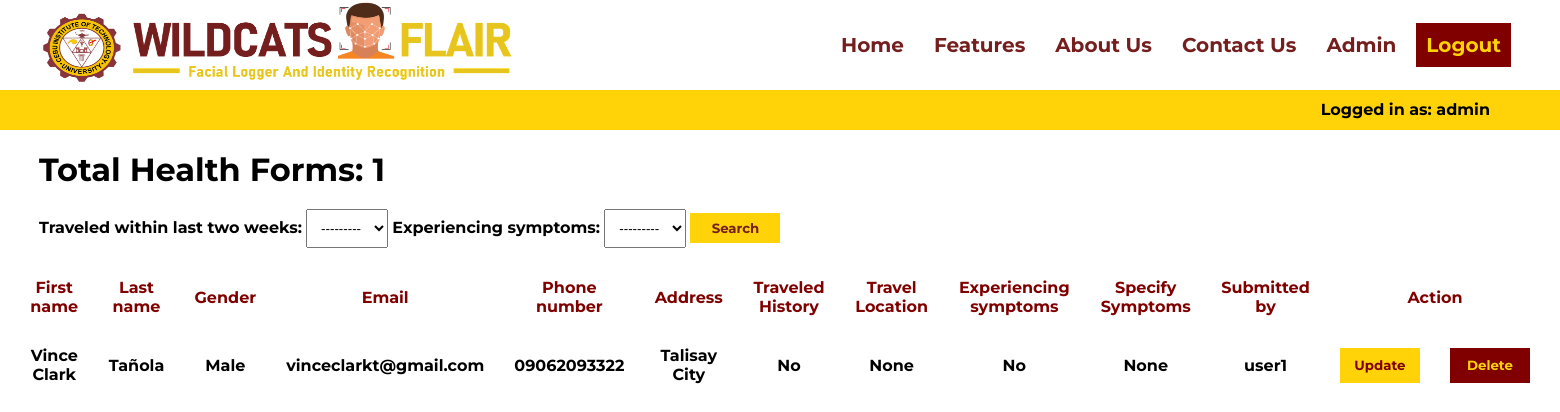
Page /adminhealthformlogs/ (signed in) on the committed database.
### accounts/models.py (models this page shows, shortened)
class HealthForm(models.Model):
    TRAVELED_WITHIN_LAST_TWO_WEEKS = (
        ('Yes', 'Yes'),
        ('No', 'No')
    )
    EXPERIENCING_SYMPTOMS = (
        ('Yes', 'Yes'),
        ('No', 'No')
    )
    GENDER = (
        ('Male', 'Male'),
        ('Female', 'Female')
    )
    first_name = models.CharField(max_length=255)
    last_name = models.CharField(max_length=255)
    gender = models.CharField(max_length=255, choices=GENDER)
    email = models.EmailField(max_length=255)
    phone_number = models.CharField(max_length=11)
    address = models.CharField(max_length=255)
    traveled_within_last_two_weeks = models.CharField(null=True, blank=True, max_length=255, choices=TRAVELED_WITHIN_LAST_TWO_WEEKS)
    travel_location = models.CharField(null=True, blank=True, max_length=255)
    experiencing_symptoms = models.CharField(null=True, blank=True, max_length=255, choices=EXPERIENCING_SYMPTOMS)
    specify_symptoms = models.CharField(null=True, blank=True, max_length=255)
    vaccine_card = models.ImageField(upload_to='uploads/vaccine_cards')
    user_photo = models.ImageField(upload_to='uploads/student_images')
    health_form_submitted_by = models.ForeignKey(FlairUser, null=True, blank=True, on_delete=models.SET_NULL)
    date_created = models.DateTimeField(auto_now_add=True, null=True)

class FlairUser(models.Model):
    user = models.OneToOneField(User, null=True, blank=True, on_delete=models.CASCADE)
    username = models.CharField(max_length=255, null=True, blank=True)
    email = models.EmailField(max_length=255, null=True, blank=True)
    date_created = models.DateTimeField(auto_now_add=True, null=True)
    def __str__(self):
        return str(self.user)

### accounts/decorators.py (the view)
        def wrapper_func(request, *args, **kwargs):
            group = None
            if request.user.groups.exists():
                group = request.user.groups.all()[0].name
            if group in allowed_roles:
                return view_func(request, *args, **kwargs)
            else:
                return HttpResponse('You are not authorized to view this page')

### accounts/views.py (called while the page is built)
@login_required(login_url='login')
@allowed_users(allowed_roles=['admin'])
def admin_health_form_logs(request):
    health_forms = HealthForm.objects.all()
    total_health_form = health_forms.count()
    health_form_filter = HealthFormFilter(request.GET, queryset=health_forms)
    health_forms = health_form_filter.qs
    context = {'health_forms': health_forms, 'total_health_form': total_health_form, 'health_form_filter':health_form_filter}
    return render(request, 'accounts/admin_healthform_logs.html', context)

### accounts/templates/accounts/admin_healthform_logs.html (shortened to what this page needs)
{% extends 'accounts/navbar.html' %}
{% load static %}
{% block content %}
    <div class="container">
        <h1 style="margin: 20px 0 20px;">Total Health Forms: {{ total_health_form }}</h1>
        <form action="" method="get">
            {{ health_form_filter.form }}
        <button type="submit" id="search_btn">Search</button>
        </form>
    </div>
    <table id="health_form_table">
        <tr>
            <th>First name</th>
            <th>Last name</th>
            <th>Gender</th>
            <th>Email</th>
            <th>Phone number</th>
            <th>Address</th>
            <th>Traveled History</th>
            <th>Travel Location</th>
            <th>Experiencing symptoms</th>
            <th>Specify Symptoms</th>
            <th>Submitted by</th>
            <th colspan="2">Action</th>
        </tr>
        {% for health_form in health_forms %}
        <tr>
            <td>{{ health_form.first_name }}</td>
            <td>{{ health_form.last_name }}</td>
            <td>{{ health_form.gender }}</td>
            <td>{{ health_form.email }}</td>
            <td>{{ health_form.phone_number }}</td>
            <td>{{ health_form.address }}</td>
            <td>{{ health_form.traveled_within_last_two_weeks }}</td>
            <td>{{ health_form.travel_location }}</td>
            <td> {{ health_form.experiencing_symptoms }}</td>
            <td>{{ health_form.specify_symptoms }}</td>
            <td> {{ health_form.health_form_submitted_by }}</td>
            <td><a href="{% url 'adminupdatehealthform' health_form.id %}"><input type="submit" value="Update" id="update_health_form"> </a> </td>
            <td><a href="{% url 'admindeletehealthform' health_form.id %}"><input type="submit" value="Delete" id="delete_health_form"> </a> </td>
        </tr>
        {% endfor %}
    </table>
{% endblock content %}

### accounts/templates/accounts/navbar.html (shortened to what this page needs)
<!DOCTYPE html>
{% load static %}
<html>
    <head>
        <link rel="stylesheet" href="{% static 'css/style.css' %}">
        <link rel="stylesheet" href="https://cdnjs.cloudflare.com/ajax/libs/font-awesome/6.2.1/css/all.min.css"
 />
    </head>
    <body>
        <header>
            <div class="container header-container">
                <a href="{% url 'index' %}">
                    <div class="logo-container">
                        <img src="{% static 'images/flair_logo.png' %}" alt="logo">
                    </div>
                </a>
                <nav class="navbar">
                    <ul class="nav-links">
                        <li><a href="{% url 'index' %}" id="home_nav">Home</a></li>
                        <li><a href="#>">Features</a></li>
                        <li><a href="{% url 'aboutus' %}">About Us</a></li>
                        <li><a href="{% url 'contactus' %}">Contact Us</a></li>
                        {% if request.user.is_staff %}
                        <li><a href="{% url 'adminredirect' %}">Admin</a></li>
                        {% endif %}
                        {% if request.user.is_authenticated %}
                        <li><a href="{% url 'logout' %}" id="logout-user">Logout</a> </li>
                        {% endif %}
                    </ul>
                </nav>
            </div>
        </header>
        <section class="credentials">
            {% if request.user.is_authenticated %}
            <h4 style="margin-left: auto; padding: 10px; margin-right: 60px;">Logged in as: {{ request.user }}</h4>
            {% else %}
            <a href="{% url 'login' %}" style="margin-left: auto;"><input type="submit" value="Sign in" ></a>
            <a href="{% url 'register' %}" style="margin-right: 60px;"><input type="submit" value="Sign up"></a>
            {% endif %}
        </section>
        {% block content %}
        {% endblock content %}
    </body>
</html>

### static/css/style.css (style rules this page uses)
* { margin: 0; padding: 0; box-sizing: border-box; }
:root { --maroon: #800000; --gold: #ffd307; }
body { background-color: #fff; font-family: 'Montserrat', sans-serif; }
.container { width: 95%; margin: 0 auto; }
a { text-decoration: none; }
li { list-style: none; }
header { background-color: #fff; }
.logo-container { display: flex; align-items: center; }
.logo-container img { width: 505px; height: 100px; }
.header-container { height: 90px; display: flex; justify-content: space-between; align-items: center; position: relative; }
.nav-links { display: flex; }
.nav-links li { margin: 0 10px 0 0; font-size: 20px; }
.nav-links li a { color: #741e1e; display: block; padding: 10px; font-weight: bold; }
#logout-user { border-radius: 2apx; background: var(--maroon); color: var(--gold); }
.credentials { width: 100%; height: 40px; background: var(--gold); margin: 0 auto; display: flex; margin-left: auto; }

### accounts/templates/accounts/admin_healthform_logs.html (style rules this page uses)
#health_form_table { border-spacing: 30px; text-align: center; margin: 0 auto; }
#delete_health_form { height: 35px; outline: none; font-family: 'Montserrat', sans-serif; color: #741e1e; font-weight: bold; width: 80px; border: none; background: var(--maroon); cursor: pointer; color: var(--gold); }
#update_health_form { height: 35px; outline: none; font-family: 'Montserrat', sans-serif; color: #741e1e; font-weight: bold; width: 80px; border: none; background: var(--gold); cursor: pointer; color: var(--maroon); }
th { color: var(--maroon); }
td { font-weight: bold; }
label { font-weight: bold; }
#search_btn { height: 30px; font-family: 'Montserrat', sans-serif; color: #741e1e; font-weight: bold; background: var(--gold); outline: none; border: none; width: 90px; cursor: pointer; }
select { padding: 10px; }

### rows in the picture
HealthForm: first_name "Vince Clark", last_name "Tañola", gender "Male", email "vinceclarkt@gmail.com", phone_number "09062093322", address "Talisay City", traveled_within_last_two_weeks "No", travel_location "None", experiencing_symptoms "No", specify_symptoms "None", health_form_submitted_by "user1"

### other values in the picture
{{ request.user }} "admin"
{{ total_health_form }} "1"
